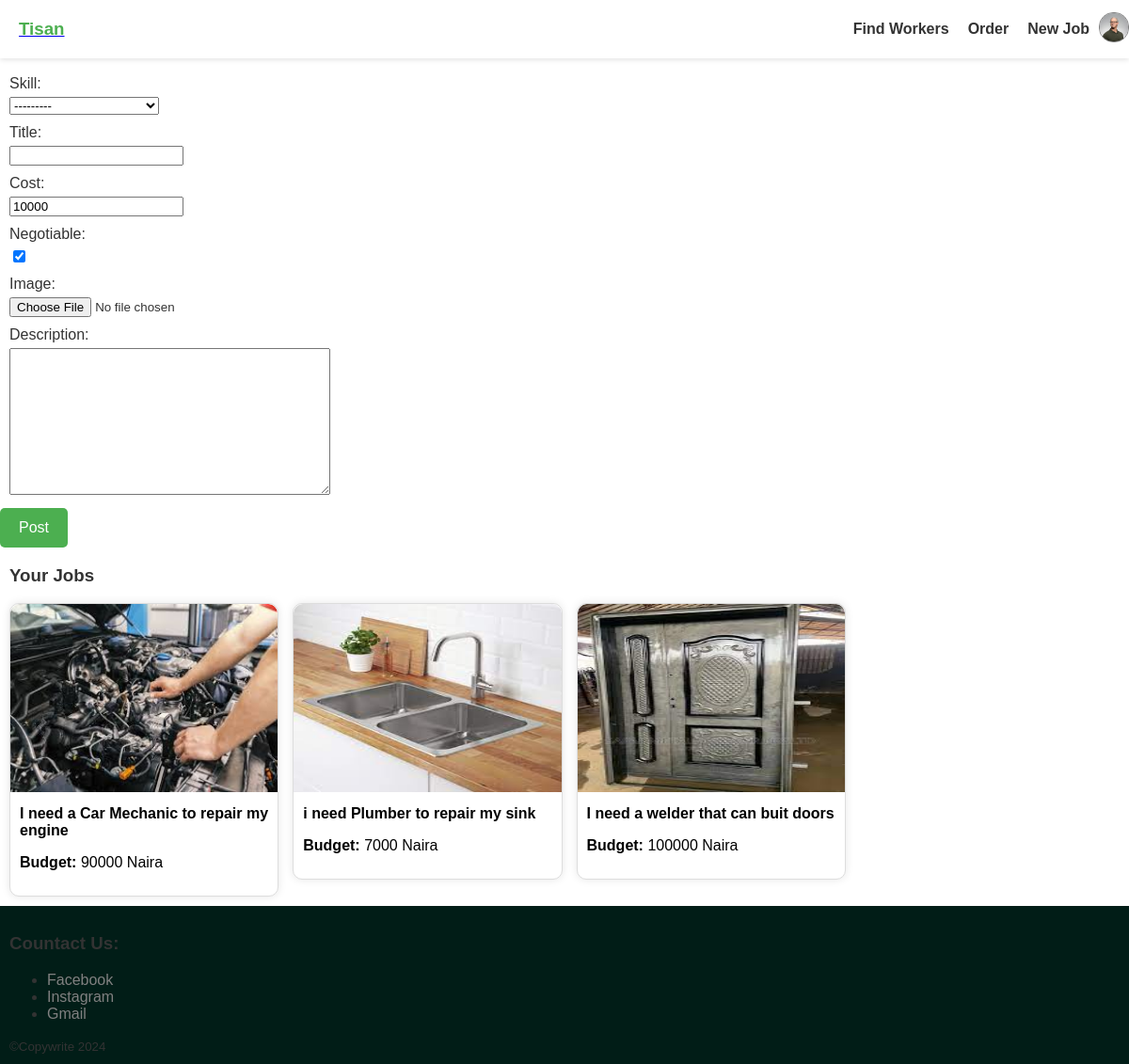
The app's page /create-post/ (signed in) with its own data.
### core/models.py (models this page shows, shortened)
class User(AbstractUser):
    id = models.UUIDField(primary_key=True, default=uuid4, editable=False)
    email = models.EmailField(unique=True)
    image = models.ImageField(default='images/avarter.png', upload_to='images/')
    stars = models.IntegerField(default=0)
    worker = models.BooleanField(default=False)
    USERNAME_FIELD = 'email'
    REQUIRED_FIELDS = []

class Job(models.Model):
    id = models.UUIDField(primary_key=True, default=uuid4, editable=False)
    host = models.ForeignKey(User, on_delete=models.CASCADE, related_name='created_by')
    skill = models.ForeignKey(Skills, on_delete=models.CASCADE, related_name='needed_skill')
    title = models.CharField(max_length=50)
    cost = models.IntegerField(default=10000)
    negotiable = models.BooleanField(default=True)
    image = models.ImageField(upload_to="images/")
    description = models.TextField(default='', max_length=300)
    created_at = models.DateTimeField(auto_now_add=True)
    class Meta:
        ordering = ['skill']

### core/views.py (the view)
# urls.py: path('create-post/', createpost, name='create-post'),
def createpost(request):
    form = ''
    posts = ''
    user = get_object_or_404(User, id=request.user.id)
    if user.worker:
        posts = Post.objects.filter(host__id=user.id)
        if request.method == 'POST':
            form = PostForm(request.POST, request.FILES)
            if form.is_valid():
                instance = form.save(commit=False)
                instance.host = request.user
                instance.save()
                return redirect('core:create-post')
        else:
            form = PostForm()
    else:
        posts = Job.objects.filter(host__id=user.id)
        if request.method == 'POST':
            form = JobForm(request.POST, request.FILES)
            if form.is_valid():
                instance = form.save(commit=False)
                instance.host = request.user
                instance.save()
                return redirect('core:create-post')
        else:
            form = JobForm()
    context = {'form': form, 'posts':posts[:5], 'user':user}
    return render(request, "core/create-post.html", context)

### core/forms.py
class JobForm(forms.ModelForm):
    class Meta:
        model = Job
        fields = '__all__'
        exclude = ('host',)

### core/models.py (called while the page is built)
    def __str__(self) -> str:
        return self.name

### core/templates/core/create-post.html (shortened to what this page needs)
 {% extends "core/base.html" %}
{% block content %}
<div class="form-container">
  <form action="{% url 'core:create-post'%}" enctype="multipart/form-data" method="post">
    {% for field in form %}
      <div class="fields-container">
        <label for="{{ field.id_for_label }}" class="field-label">{{ field.label }}:</label>
        <div>{{ field }}</div>
      </div>
    {% endfor %}
    <input class="submit-btn" type="submit" value="Post" />
  </form>
</div>
<h3 class="your-header">Your{% if user.worker %} Posts{% else %} Jobs{% endif %}</h3>
<div class="posts-container">
  {% for post in posts %}
    <a href="{% if request.user.worker %}{% url 'core:detail' post.id %}{% else %}{% url 'core:job-detail' post.id %}{% endif %}" class="post-link">
      <div class="post-container">
        <img src="{{ post.image.url }}" alt="object img" height="200" width="100%" class="post-img">
        <div style="padding: 10px;">
          <p style="margin: 0; font-weight: bold;">{{ post.title }}</p>
          <p><b>Budget:</b> {{ post.cost }} Naira</p>
        </div>
      </div>
    </a>
  {% endfor %}
</div>
{% endblock content %}

### core/templates/core/base.html (shortened to what this page needs)
<!DOCTYPE html>
<html lang="en">
<head>
</head>
<body>
    <nav>
        <section>
            <a href="/" style="margin:10px; font:Anton;"><h1>Tisan</h1></a>
        </section>
        <section>
            <a href="{% url "core:find" %}" id="headbtn">Find{% if request.user.worker %} Jobs{% else %} Workers{% endif %}</a>
            {% if request.user.is_authenticated %}
            <a href="{% url "core:order" %}" id="headbtn">Order</a>
            <a href="{% url "core:create-post" %}" id="headbtn">New{% if request.user.worker %} Post{% else %} Job{% endif %}</a>
            <a href="{% url "core:account" %}">
                <img src="{{ request.user.image.url }}" alt="" height="30" width="30" style="border-radius: 15px; display:inline; border:1px solid gray" srcset="">
            </a>
            {% else %}
            <a href="" id="headbtn">Login</a>
            <a href="" id="headbtn">Sign Up</a>
            {% endif %}
        </section>
    </nav>
    {% block content %}
    {% endblock content %}
    <footer>
        <h3>Countact Us:</h3>
        <ul>
            <li><a class="footer-a" href="#">Facebook</a></li>
            <li><a class="footer-a"href="#">Instagram</a></li>
            <li><a class="footer-a"href="mailto:admin@tisan.com">Gmail</a></li>
        </ul>
        <small>&#169;Copywrite 2024</small>
    </footer>
</body>
</html>

### records on screen
User: user.image (picture)
Job: image (picture), title "I need a Car Mechanic to repair my engine", cost "90000"
Job: image (picture), title "i need Plumber to repair my sink", cost "7000"
Job: image (picture), title "I need a welder that can buit doors", cost "100000"

### other values on screen
{{ field.label }} "Skill" "Title" "Cost" "Negotiable" "Image" "Description"
